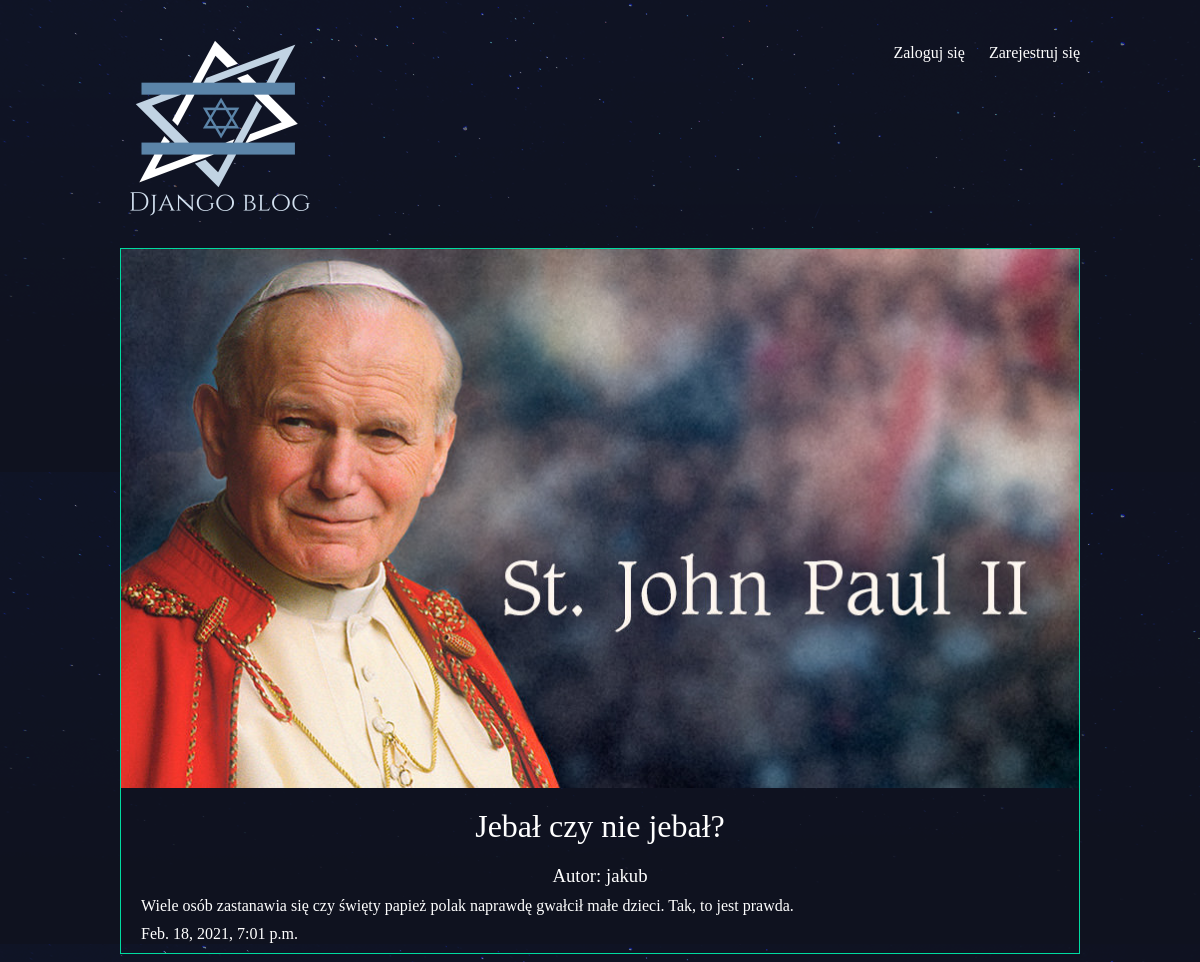
The app's page /articles/jebal-czy-nie-jebal/ with its own data.
### articles/models.py (models this page shows, shortened)
class Article(models.Model):
    title = models.CharField(max_length=100)
    slug = models.SlugField()
    body = models.TextField()
    date = models.DateTimeField(auto_now_add=True)
    thumb = models.ImageField(default='default.png', blank=True)
    author = models.ForeignKey(User, default=None, on_delete=models.CASCADE)

### articles/views.py (the view)
# urls.py: path('<slug:slug>/', views.article_detail, name='detail'),
def article_detail(request, slug):
    article = Article.objects.get(slug=slug)
    return render(request, 'articles/article_detail.html', {'article': article})

### articles/templates/articles/article_detail.html
{% extends 'base_layout.html' %}
{% block content %}
<div class="article-detail">
    <div class="article">
        <img src="{{ article.thumb.url }}" />
        <h2>{{ article.title }}</h2>
        <h3>Autor:  {{ article.author.username }}</h3>
        <p>{{ article.body }}</p>
        <p>{{ article.date }}</p>
    </div>
</div>
{% endblock %}

### assets/styles.css (style rules this page uses)
body { background-color: #0f121f; background-image: url(/static/stars.png); background-repeat-y: no-repeat; color: #fff; }
body * { font-family: Ubuntu; }
h1, h2, h3, h4, h5 { font-weight: normal; margin: 0; }
.article { padding: 10px; border: 1px solid #00dba0; position: relative; padding-bottom: 40px; }
.article h2 { font-size: 1.2em; }
.article-detail .article { padding: 0; }
.article-detail .article img { max-width: 100%; }
.article-detail .article h2 { text-align: center; margin: 20px auto; font-size: 2em }
.article-detail .article h3 { text-align: center; }
.article-detail .article p { margin: 10px 20px }

### records on screen
Article: thumb (picture), title "Jebał czy nie jebał?", author.username "jakub", body "Wiele osób zastanawia się czy święty papież polak naprawdę gwałcił małe dzieci. Tak, to jest prawda.", date "Feb. 18, 2021, 7:01 p.m."
